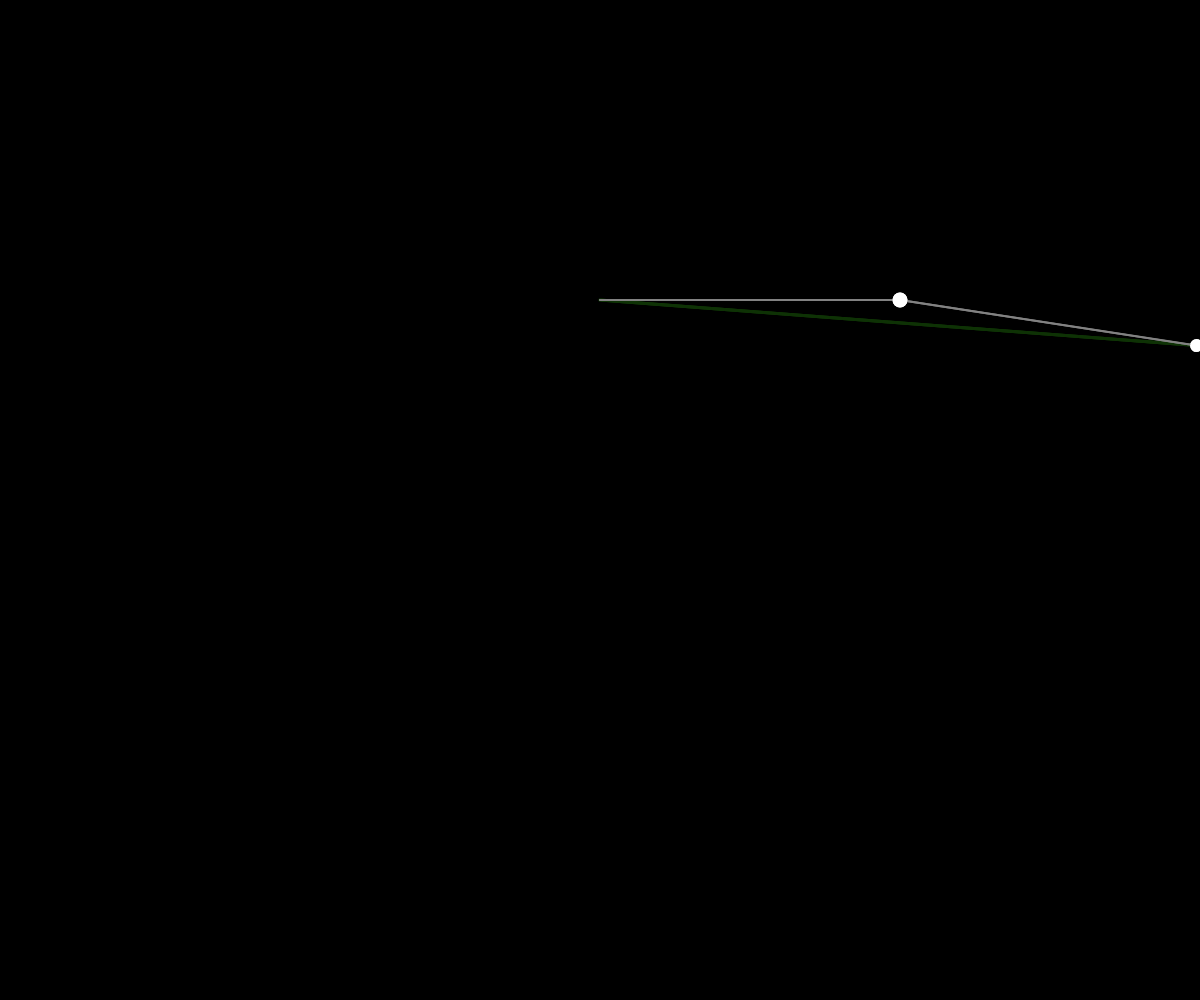
Frame 1 (no input)
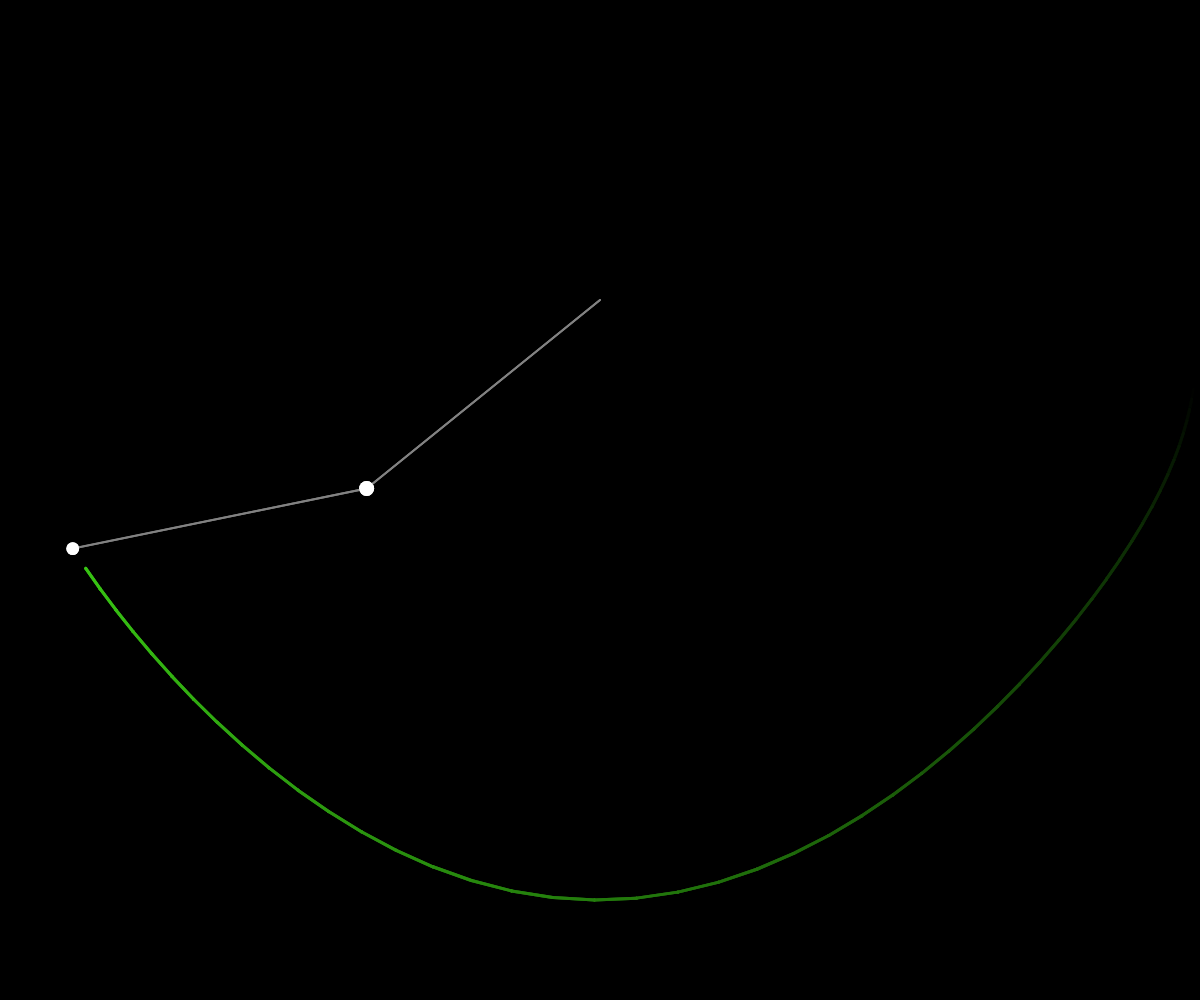
Frame 60 (no input)
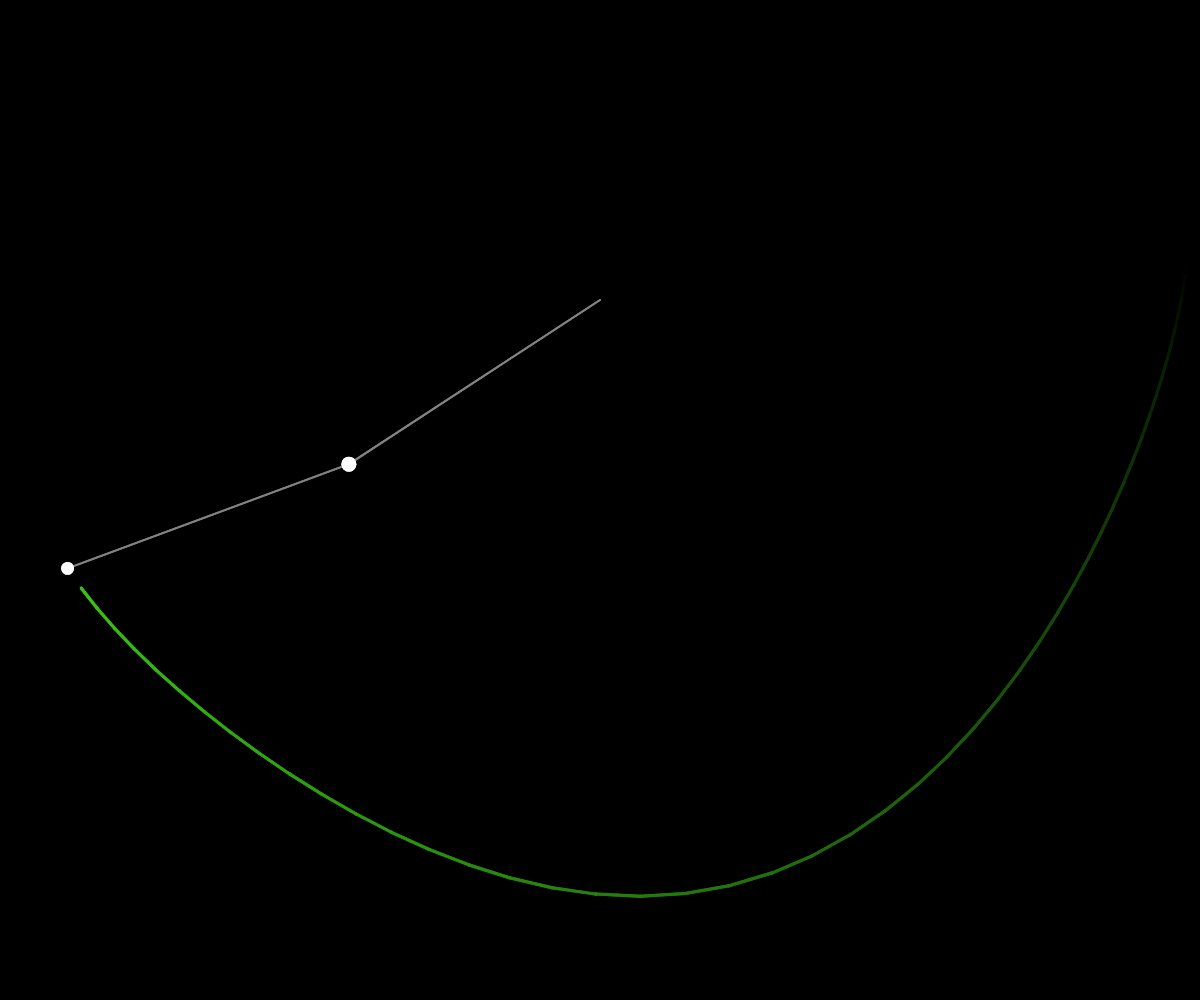
Frame 120 (the mouse pressed at the canvas centre since frame 60)

The p5.js sketch that drew these frames (run headless with seeded random() and noise() and a simulated clock; from frame 60 on, the mouse is pressed at the canvas centre):

// p5.js sketch
// ── sketch.js
var pendulums = [];
var bg = 0;
var numP = 2;
var g = 0.98;
var rand;

function Line(x, y) {
  this.x = x;
  this.y = y;
  this.history = [createVector(this.x, this.y)];
  this.history.push(createVector(this.x, this.y));
  this.update = function(x, y) {


    this.x = x;
    this.y = y;
    this.history.push(createVector(this.x, this.y));
    if (this.history.length > 100) this.history.shift();
  }


  this.show = function() {
    for (let i = 0; i < this.history.length - 1; i++) {
      // line(i.x, i.y, (i+1).x, (i+1).y);
      stroke(map(i, 0, this.history.length, bg, 57), map(i, 0, this.history.length, bg, 200), map(i, 0, this.history.length, bg, 20));
      strokeWeight(3);
      line(this.history[i].x, this.history[i].y, this.history[i + 1].x, this.history[i + 1].y);
      stroke(0);
      strokeWeight(1);

    }
  }

  this.clear = function() {
    this.history.splice(0, this.history.length);

  }

}

function Pendulum(x = 0) {
  this.a1 = PI / 2;
  this.a2 = PI / (rand+x);
  this.a1_v = 0;
  this.a2_v = 0;

  this.r1 = height * 0.3;
  this.r2 = this.r1;

  this.m1 = (30) / 2;
  this.m2 = (25.5 + x) / 2;

  this.x1 = this.r1 * sin(this.a1);
  this.y1 = this.r1 * cos(this.a1);

  this.x2 = this.x1 + this.r2 * sin(this.a2);
  this.y2 = this.y1 + this.r2 * cos(this.a2);



  this.update = function() {

    var num1 = -g * (2 * this.m1 + this.m2) * sin(this.a1);
    var num2 = -this.m2 * g * sin(this.a1 - 2 * this.a2);
    var num3 = -2 * sin(this.a1 - this.a2) * this.m2;
    var num4 = this.a2_v * this.a2_v * this.r2 + this.a1_v * this.a1_v * this.r1 * cos(this.a1 - this.a2);
    var den1 = this.r1 * (2 * this.m1 + this.m2 - this.m2 * cos(2 * this.a1 - 2 * this.a2));
    this.a1_a = (num1 + num2 + num3 * num4) / den1;

    num1 = 2 * sin(this.a1 - this.a2);
    num2 = this.a1_v * this.a1_v * this.r1 * (this.m1 + this.m2);
    num3 = g * (this.m1 + this.m2) * cos(this.a1);
    num4 = this.a2_v * this.a2_v * this.r2 * this.m2 * cos(this.a1 - this.a2);
    den1 = this.r2 * (2 * this.m1 + this.m2 - this.m2 * cos(2 * this.a1 - 2 * this.a2));
    this.a2_a = (num1 * (num2 + num3 + num4)) / den1;

    //these lines simulate friction in case it starts going too fast (v=0.4)
    // if (this.a1_v >= 0.3) this.a1_v *= 0.99;
    // if (this.a2_v >= 0.3) this.a2_v *= 0.99;



    this.x1 = this.r1 * sin(this.a1);
    this.y1 = this.r1 * cos(this.a1);

    this.x2 = this.x1 + this.r2 * sin(this.a2);
    this.y2 = this.y1 + this.r2 * cos(this.a2);
    this.a1_v += this.a1_a;
    this.a2_v += this.a2_a;
    this.a1 += this.a1_v;
    this.a2 += this.a2_v;
    //in case of zoom zoom? needs a LOT of tweaking
    if (this.a1_v >= 0.3) this.a1_v *= 0.3;
    if (this.a2_v >= 0.3) this.a2_v *= 0.3;
    if (this.a1_v >= 0.5) this.a1_v = 0.3;
    if (this.a2_v >= 0.5) this.a2_v = 0.3;
  }


  this.show = function() {
    stroke(130);
    strokeWeight(2);
    line(0, 0, this.x1, this.y1);
    line(this.x1, this.y1, this.x2, this.y2);
    fill(255);
    noStroke();
    ellipse(this.x1, this.y1, this.m1);
    ellipse(this.x2, this.y2, this.m2);
  }
  this.clear = function() {
    this.a1 = PI / 2;
    this.a2 = PI / (rand+x);
    this.a1_v = 0;
    this.a2_v = 0;
  }
}

function setup() {
  rand = random(1.5, 2.5);
  createCanvas(windowWidth, windowHeight);



  for (let i = 0; i < 2; i++) {
    pendulums[i] = new Pendulum(i * 0.001);
  }
  trace = new Line(pendulums.x2, pendulums.y2);

}

function draw() {


  background(bg);
  translate(width / 2, height * 0.3);
  fill(150);
  for (let i = 0; i < numP; i++) {
    trace.update(pendulums[i].x2, pendulums[i].y2);
    trace.show();

    pendulums[i].update();

  }
  for (let i = 0; i < numP; i++) pendulums[i].show();





}

function mousePressed() {
  clear();
  rand = random(1.5, 2.5);
  trace.clear();
  for (let i = 0; i < numP; i++)
    pendulums[i].clear();
}
